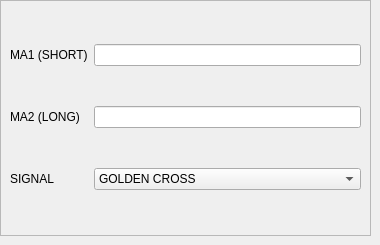
          <widget class="QWidget" name="tab_13">
           <attribute name="title">
            <string>MA</string>
           </attribute>
           <widget class="QFrame" name="frame_7">
            <property name="geometry">
             <rect>
              <x>0</x>
              <y>0</y>
              <width>371</width>
              <height>236</height>
             </rect>
            </property>
            <property name="frameShape">
             <enum>QFrame::StyledPanel</enum>
            </property>
            <property name="frameShadow">
             <enum>QFrame::Raised</enum>
            </property>
            <layout class="QGridLayout" name="gridLayout_2">
             <item row="0" column="0">
              <widget class="QLabel" name="label_8">
               <property name="text">
                <string>MA1 (SHORT)</string>
               </property>
              </widget>
             </item>
             <item row="2" column="1">
              <widget class="QComboBox" name="comboBox_15">
               <property name="styleSheet">
                <string notr="true">font: 32 11pt &quot;FixedsysTTF&quot;;</string>
               </property>
               <item>
                <property name="text">
                 <string>GOLDEN CROSS</string>
                </property>
               </item>
               <item>
                <property name="text">
                 <string>DEATH CROSS</string>
                </property>
               </item>
              </widget>
             </item>
             <item row="1" column="0">
              <widget class="QLabel" name="label_9">
               <property name="text">
                <string>MA2 (LONG)</string>
               </property>
              </widget>
             </item>
             <item row="2" column="0">
              <widget class="QLabel" name="label_10">
               <property name="text">
                <string>SIGNAL</string>
               </property>
              </widget>
             </item>
             <item row="0" column="1">
              <widget class="QLineEdit" name="lineEdit_11"/>
             </item>
             <item row="1" column="1">
              <widget class="QLineEdit" name="lineEdit_12"/>
             </item>
            </layout>
           </widget>
          </widget>
